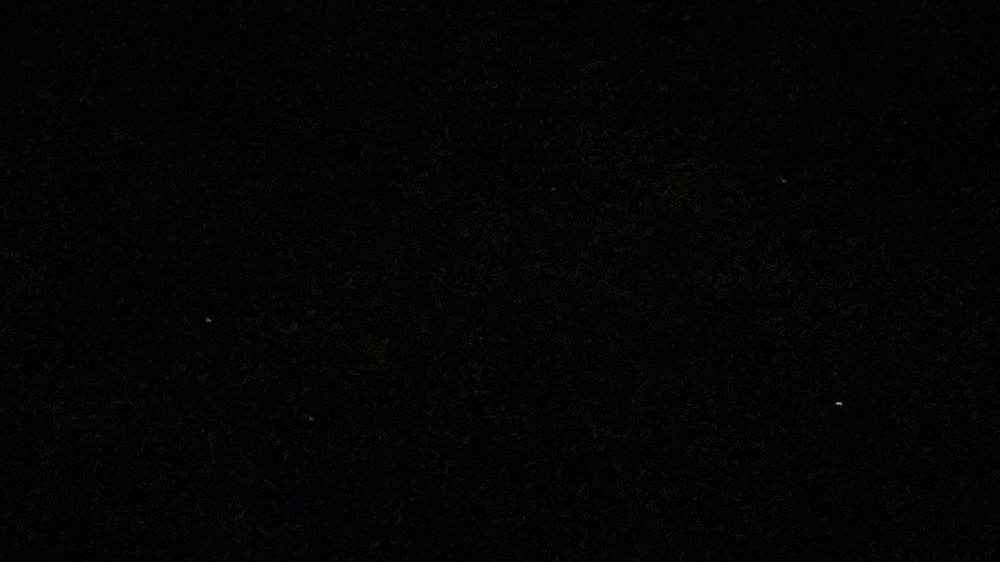
#> input picture IMG_3066.JPG, 1000 x 562 px, shrunk from 3520 x 1980 before the run; the run also reads 1 picture not shown here
$ python part_three.py IMG_3066.JPG IMG_3067.JPG
#> lines starting #> are read from the running program, lines starting #| are printed output that depends on the picture
import sys
import cv2
import numpy as np

# Get the image filenames from command line arguments
# run it this way:
# py part_three.py image1.jpg image2.jpg
img1_filename = sys.argv[1]
img2_filename = sys.argv[2]

# Gets two images and turn them gray
img1 = cv2.imread(img1_filename, cv2.IMREAD_GRAYSCALE)
#> img1: shape (562, 1000); min 0, max 173, mean 3.7
img2 = cv2.imread(img2_filename, cv2.IMREAD_GRAYSCALE)
#> img2: shape (562, 1000); min 0, max 149, mean 3.8


# Creates a Scale-Invariant Feature Transform (SIFT) object
sift = cv2.SIFT_create()

# Use SIFT's function to detect key-points and compute their descriptors in an image.
kp1, des1 = sift.detectAndCompute(img1, None)
#> kp1 = 8 keypoints; (x, y, size): (840, 403, 1.9), (783, 181, 1.9), (311, 419, 2.3), (311, 419, 2.3), (554, 189, 1.8), (961, 303, 1.8), (961, 303, 1.8), (961, 303, 1.8)
kp2, des2 = sift.detectAndCompute(img2, None)
#> kp2 = 8 keypoints; (x, y, size): (686, 398, 2.2), (686, 398, 2.2), (155, 363, 1.9), (155, 363, 1.9), (155, 363, 1.9), (155, 363, 1.9), (59, 252, 2.5), (59, 252, 2.5)

# Uses the FLANN (Fast Library for Approximate Nearest Neighbors) algorithm to perform the feature matching
matcher = cv2.FlannBasedMatcher()

# Using the KNN method we get a list of matches, where each match
# is represented by a pair of object which contains information about the
# distance between the descriptors of the two key-points ((x,y) location)
# and their indices in the descriptor arrays.
#
# The knnMatch method takes three arguments: descriptor, a second descriptor, and some k.
#       First & second descriptors are the key-points in the two images we want to match
#       K - return the best matches (2 in our case) for each keypoint in the first descriptor
matches = matcher.knnMatch(des1, des2, k=2)
#> matches = 8 matches

# Declare & init a list of matches:
good_matches = []

# Only apply the good matches but not every matches
for o, p in matches:
    if o.distance < 0.75*p.distance:
        good_matches.append(o)
#> this loop made 8 passes
#> after the loop, good_matches = []

# Coordinates of the (x,y) location that correspond to be considered as a match:
# reshape (x, y, z)
# x - "infer the remaining dimensions",
# y - "insert a new dimension at position y",
# z - "each element has two components".
points1 = np.float32([kp1[m.queryIdx].pt for m in good_matches]).reshape(-1, 1, 2)
#> points1 = empty array
points2 = np.float32([kp2[m.trainIdx].pt for m in good_matches]).reshape(-1, 1, 2)
#> points2 = empty array

# Put each photo to next one and mark the matches with lines
img_matches = cv2.drawMatches(img1, kp1, img2, kp2, good_matches, None)
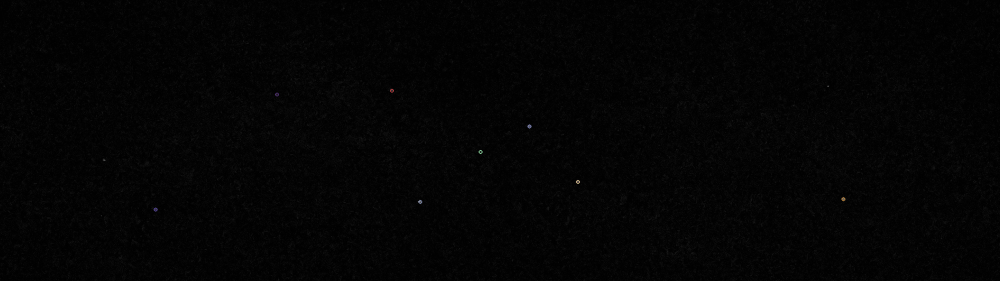
#> img_matches: shape (562, 2000, 3) (shown at 1/2 size); mean of channels 0, 1, 2 3.8, 3.8, 3.8; drawn as B, G, R

# Output the matches
cv2.imwrite('output_matches.jpg', img_matches)

# Prints amount of good matches
print('Amount of matches:', len(good_matches))
#| Amount of matches: 0

# Write the matches into CSV file
with open('matches.csv', 'w', newline='') as csvfile:
#> (the run stopped early here; a loop or call above may not have finished)
